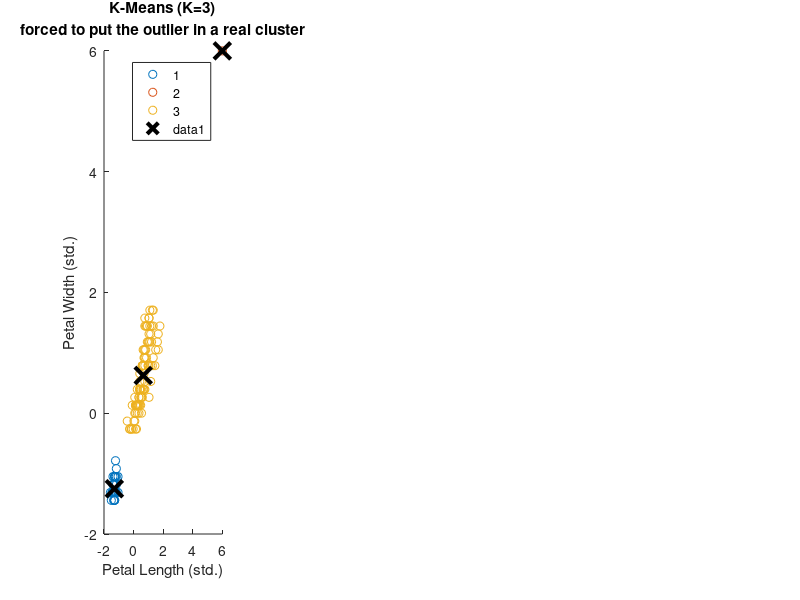
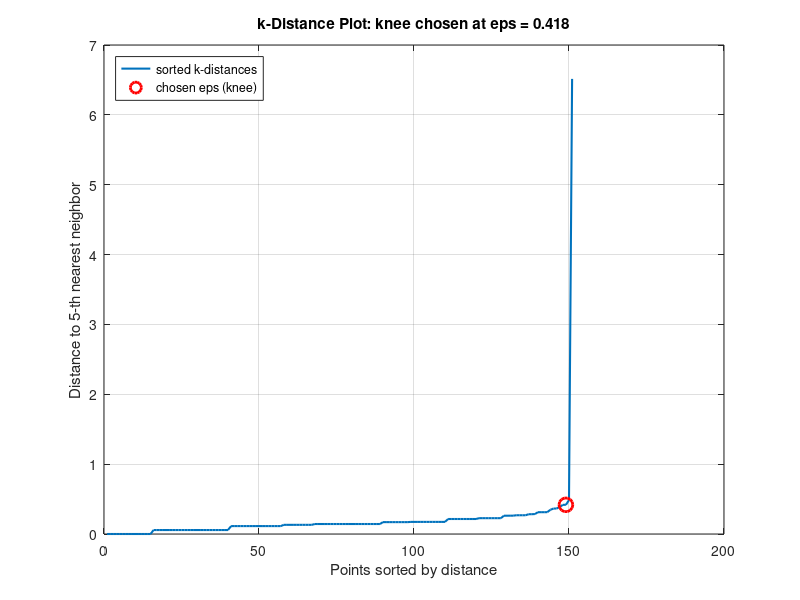

Write MATLAB code to recreate these figures, in order. (Note: this script raises an error after producing the figures.)
%% CLUSTERING_DEMO
% Compares 3 unsupervised clustering algorithms on the Fisher Iris
% dataset (built-in, no download needed) -- with the species LABELS
% HIDDEN from the algorithms. We only reveal them at the end to check
% how well each method rediscovered the natural groups.
%   1) K-Means
%   2) DBSCAN
%   3) Hierarchical (Agglomerative) Clustering
%
% We also inject one synthetic "outlier" point to show how each method
% handles it differently -- this is the most important teaching moment
% in this script, so read the notes below carefully.
%
% Requires: Statistics and Machine Learning Toolbox

clear; clc; close all;

%% Load data (drop labels -- pretend we don't know the species!)
load fisheriris
X = meas(:, 3:4);              % Petal Length, Petal Width (most visual pair)
trueLabels = species;          % kept aside only for final comparison

% Standardize (important for distance-based methods)
Xs = (X - mean(X)) ./ std(X);

% Inject one clear outlier far from all clusters
Xs = [Xs; 6 6];

%% 1) K-Means (must choose K in advance)
rng(1);
K = 3;
[idxKM, C] = kmeans(Xs, K, 'Replicates', 5);

figure('Name','Clustering Comparison','Position',[100 100 1500 420]);
subplot(1,4,1);
gscatter(Xs(:,1), Xs(:,2), idxKM);
hold on; plot(C(:,1), C(:,2), 'kx', 'MarkerSize', 12, 'LineWidth', 3);
title({'K-Means (K=3)','forced to put the outlier in a real cluster'});
xlabel('Petal Length (std.)'); ylabel('Petal Width (std.)');

%% 2) DBSCAN -- choose epsilon with the standard "k-distance knee" method
% Rather than guessing a radius, the standard data-driven approach is:
% for each point, compute its distance to its k-th nearest neighbor
% (k = minPts), sort those distances, and look for the "knee" where the
% curve bends sharply upward -- points past the knee are in sparse
% regions (likely noise/outliers). We detect the knee programmatically
% as the point of maximum distance from the line connecting the first
% and last points of the sorted curve.
minPts = 5;
D = pdist2(Xs, Xs);
Dsorted = sort(D, 2);
kDist = sort(Dsorted(:, minPts + 1));      % +1 skips distance to self (0)

xs_ = (1:numel(kDist))';
lineVec = [xs_(end) - xs_(1), kDist(end) - kDist(1)];
lineVec = lineVec / norm(lineVec);
vecFromFirst = [xs_ - xs_(1), kDist - kDist(1)];
proj = vecFromFirst * lineVec';
distToLine = sqrt(sum((vecFromFirst - proj * lineVec).^2, 2));
[~, kneeIdx] = max(distToLine);
epsilon = kDist(kneeIdx);

figure('Name','DBSCAN epsilon selection','Position',[100 550 500 400]);
plot(kDist, 'LineWidth', 1.5); hold on;
plot(kneeIdx, epsilon, 'ro', 'MarkerSize', 10, 'LineWidth', 2);
xlabel('Points sorted by distance'); ylabel(sprintf('Distance to %d-th nearest neighbor', minPts));
title(sprintf('k-Distance Plot: knee chosen at eps = %.3f', epsilon));
legend('sorted k-distances', 'chosen eps (knee)', 'Location', 'northwest');
grid on;

idxDB = dbscan(Xs, epsilon, minPts);   % label -1 = noise / outlier

figure(1);  % return to the comparison figure
subplot(1,4,2);
gscatter(Xs(:,1), Xs(:,2), idxDB);
title({sprintf('DBSCAN (eps=%.2f, minPts=%d)', epsilon, minPts), ...
       'outlier correctly flagged as noise (-1)'});
xlabel('Petal Length (std.)'); ylabel('Petal Width (std.)');

%% 3) Hierarchical (Agglomerative) Clustering
% KEY TEACHING POINT: hierarchical clustering has NO concept of "noise" --
% every point must belong to some cluster. If we cut the tree at 3
% clusters (matching the 3 species), the single extreme outlier is so far
% from everything else that Ward's method isolates it FIRST, using up one
% of our 3 clusters on a single point -- and merging two real species
% together in the process. DBSCAN doesn't have this problem because it
% can label sparse points as noise instead of forcing them into a
% cluster. To recover species-like groups with hierarchical clustering
% when an outlier is present, you typically need K+1 clusters (one extra
% "slot" for the outlier). We show BOTH cuts side by side.
linkageTree = linkage(Xs, 'ward', 'euclidean');

idxHC3 = cluster(linkageTree, 'maxclust', 3);
subplot(1,4,3);
gscatter(Xs(:,1), Xs(:,2), idxHC3);
title({'Hierarchical, maxclust=3', 'outlier consumes a whole cluster'});
xlabel('Petal Length (std.)'); ylabel('Petal Width (std.)');

idxHC4 = cluster(linkageTree, 'maxclust', 4);
subplot(1,4,4);
gscatter(Xs(:,1), Xs(:,2), idxHC4);
title({'Hierarchical, maxclust=4', 'one extra cluster frees up species grouping'});
xlabel('Petal Length (std.)'); ylabel('Petal Width (std.)');

sgtitle('Four Clustering Results, Same Data (outlier planted at [6,6])');

%% ---- The dendrogram: hierarchical clustering's signature visual ----
figure('Name','Dendrogram','Position',[650 550 900 400]);
dendrogram(linkageTree, 0);   % 0 = show all leaves, no truncation
title('Hierarchical Clustering Dendrogram: The Full "Family Tree" of the Data');
xlabel('Sample index'); ylabel('Linkage distance (Ward)');
% Discussion: ask students where THEY would "cut" this tree, and why --
% point out that the very first, tallest split is the outlier splitting
% off from everything else.

%% ---- Reveal the true species labels for comparison ----
figure('Name','Ground Truth','Position',[1050 100 500 400]);
gscatter(Xs(1:150,1), Xs(1:150,2), trueLabels);
title('Ground Truth Species (hidden from all algorithms above)');
xlabel('Petal Length (std.)'); ylabel('Petal Width (std.)');

%% ---- Discussion prompts for class ----
% 1) K-means was FORCED to assign the planted outlier at [6,6] to one of
%    3 clusters, which can drag that cluster's centroid off target.
%    DBSCAN was allowed to call it "noise" (-1) instead. Which behavior
%    would you want for fraud detection? For customer segments?
% 2) Compare Hierarchical at maxclust=3 vs. maxclust=4. Why does adding
%    just ONE more allowed cluster suddenly let it recover species-like
%    groups? What does that tell you about hierarchical clustering's
%    blind spot for outliers compared to DBSCAN?
% 3) In the ground-truth plot, notice that two species (versicolor and
%    virginica) genuinely overlap in petal measurements -- this isn't a
%    bug in any algorithm; it's a real property of this dataset. Which
%    of today's 3 methods would you trust most to tell you the "correct"
%    number of clusters when you don't already know the answer, and why?
